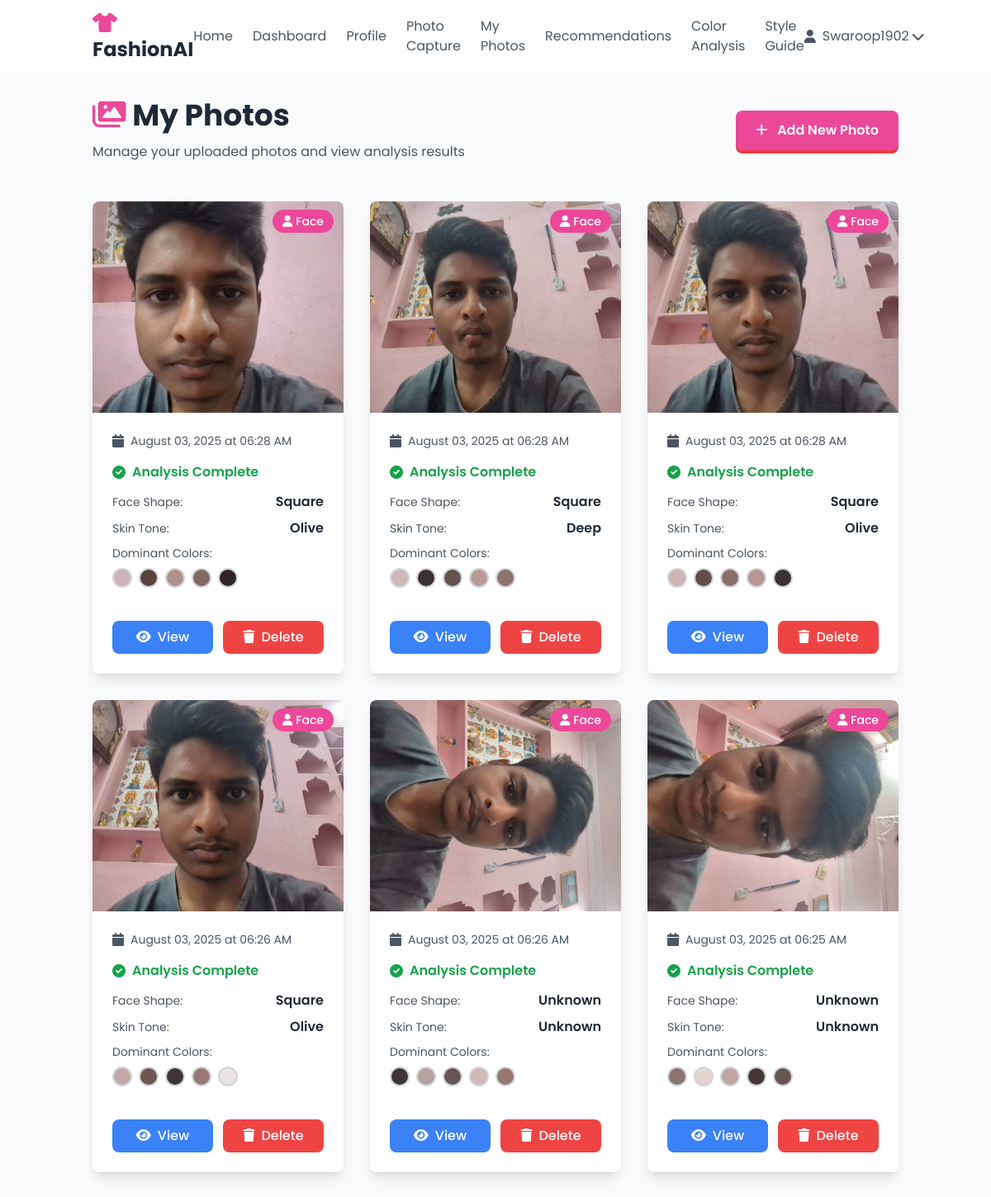
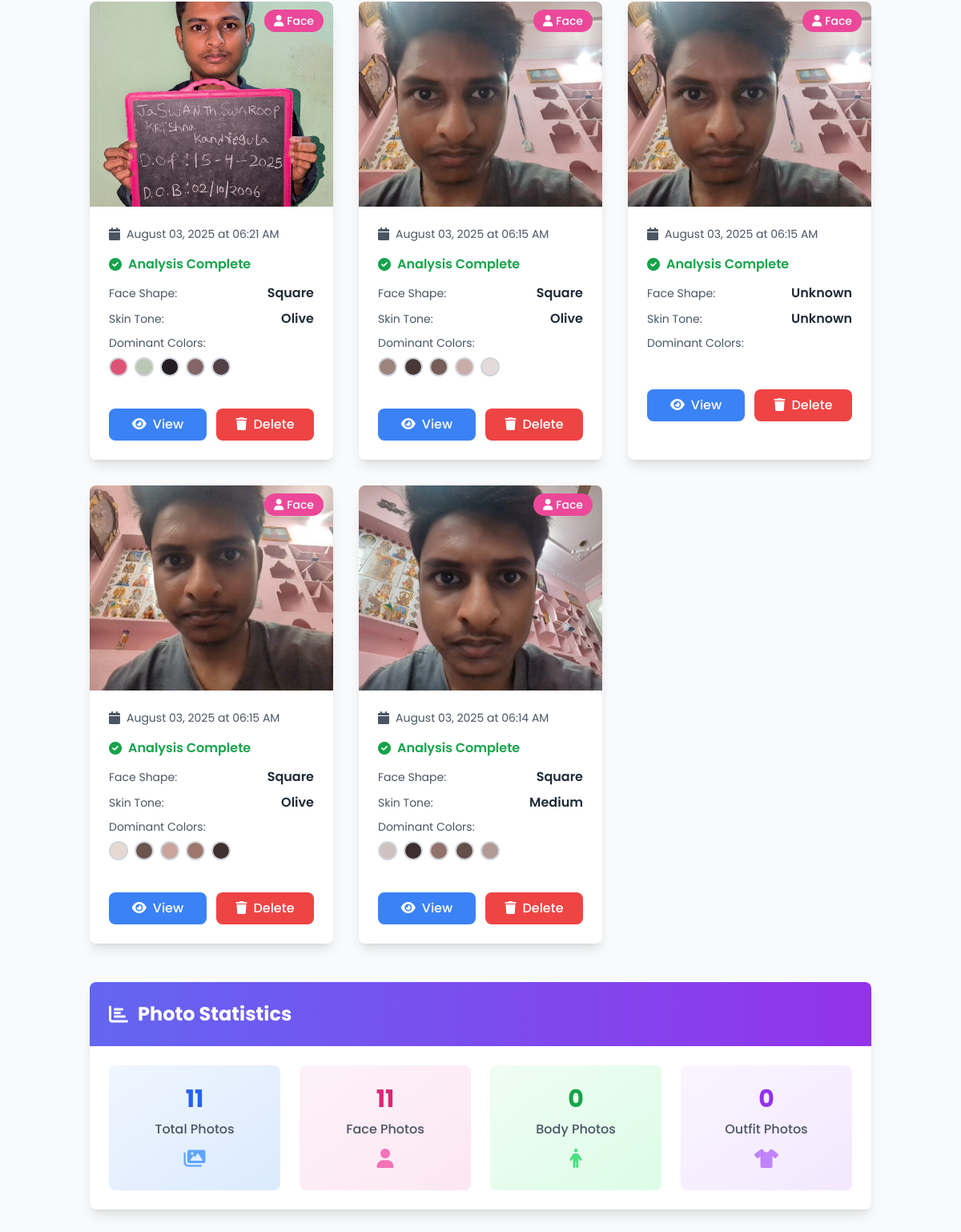
The app's page /my_images (signed in) with its own data (2 pictures, top to bottom).
### app.py (models this page shows, shortened)
class User(UserMixin, db.Model):
    id = db.Column(db.Integer, primary_key=True)
    username = db.Column(db.String(80), unique=True, nullable=False)
    email = db.Column(db.String(120), unique=True, nullable=False)
    password_hash = db.Column(db.String(120), nullable=False)
    created_at = db.Column(db.DateTime, default=datetime.utcnow)
    age = db.Column(db.Integer)
    gender = db.Column(db.String(20))
    body_type = db.Column(db.String(50))
    style_preference = db.Column(db.String(100))
    color_preference = db.Column(db.String(200))
    size_preference = db.Column(db.String(50))
    budget_range = db.Column(db.String(50))
    fashion_preferences = db.Column(db.Text)  # JSON string of detailed preferences
    style_analysis_complete = db.Column(db.Boolean, default=False)

class UserImage(db.Model):
    id = db.Column(db.Integer, primary_key=True)
    user_id = db.Column(db.Integer, db.ForeignKey('user.id'), nullable=False)
    filename = db.Column(db.String(255), nullable=False)
    original_filename = db.Column(db.String(255), nullable=False)
    image_type = db.Column(db.String(50), nullable=False)  # 'face', 'full_body', 'outfit'
    upload_date = db.Column(db.DateTime, default=datetime.utcnow)
    face_shape = db.Column(db.String(50))
    skin_tone = db.Column(db.String(50))
    body_type_detected = db.Column(db.String(50))
    dominant_colors = db.Column(db.Text)  # JSON string of colors
    analysis_complete = db.Column(db.Boolean, default=False)
    user = db.relationship('User', backref=db.backref('images', lazy=True))

### app.py (the view)
@app.route('/my_images')
@login_required
def my_images():
    images = UserImage.query.filter_by(user_id=current_user.id).order_by(UserImage.upload_date.desc()).all()
    return render_template('my_images.html', images=images)

### app.py (called while the page is built)
@login_manager.user_loader
def load_user(user_id):
    return User.query.get(int(user_id))

@app.template_filter('from_json')
def from_json_filter(value):
    try:
        return json.loads(value) if value else []
    except:
        return []

### templates/my_images.html (shortened to what this page needs)
{% extends "base.html" %}
{% block content %}
<div class="bg-gray-50 min-h-screen py-8">
    <div class="container mx-auto px-6">
        <div class="flex justify-between items-center mb-12">
            <div>
                <h1 class="text-4xl font-bold text-gray-800 mb-3">
                    <i class="fas fa-images text-pink-500"></i> My Photos
                </h1>
                <p class="text-gray-600">Manage your uploaded photos and view analysis results</p>
            </div>
            <a href="{{ url_for('capture_photo') }}" class="btn-3d bg-pink-500 text-white px-6 py-3 rounded-lg font-semibold hover:bg-pink-600 transition-colors duration-200">
                <i class="fas fa-plus mr-2"></i> Add New Photo
            </a>
        </div>
        {% if images %}
        <div class="grid lg:grid-cols-3 md:grid-cols-2 gap-8 mb-12">
            {% for image in images %}
            <div class="card-3d bg-white rounded-lg shadow-lg overflow-hidden hover:shadow-xl transition-shadow duration-300">
                <div class="relative">
                    <img src="{{ url_for('static', filename='uploads/' + image.filename) }}"
                         class="w-full h-64 object-cover" alt="User photo">
                    <div class="absolute top-3 right-3">
                        {% if image.image_type == 'face' %}
                        <span class="bg-pink-500 text-white px-3 py-1 rounded-full text-sm font-medium">
                            <i class="fas fa-user mr-1"></i>Face
                        </span>
                        {% elif image.image_type == 'full_body' %}
                        <span class="bg-blue-500 text-white px-3 py-1 rounded-full text-sm font-medium">
                            <i class="fas fa-male mr-1"></i>Body
                        </span>
                        {% elif image.image_type == 'outfit' %}
                        <span class="bg-purple-500 text-white px-3 py-1 rounded-full text-sm font-medium">
                            <i class="fas fa-tshirt mr-1"></i>Outfit
                        </span>
                        {% endif %}
                    </div>
                </div>
                <div class="p-6">
                    <div class="flex items-center text-gray-600 mb-4">
                        <i class="fas fa-calendar mr-2"></i>
                        <span class="text-sm">{{ image.upload_date.strftime('%B %d, %Y at %I:%M %p') }}</span>
                    </div>
                    {% if image.analysis_complete %}
                    <div class="mb-4">
                        <div class="flex items-center text-green-600 mb-3">
                            <i class="fas fa-check-circle mr-2"></i>
                            <span class="font-semibold">Analysis Complete</span>
                        </div>
                        <div class="space-y-2">
                            {% if image.face_shape %}
                            <div class="flex justify-between items-center">
                                <span class="text-gray-600 text-sm">Face Shape:</span>
                                <span class="font-semibold text-gray-800">{{ image.face_shape }}</span>
                            </div>
                            {% endif %}
                            {% if image.skin_tone %}
                            <div class="flex justify-between items-center">
                                <span class="text-gray-600 text-sm">Skin Tone:</span>
                                <span class="font-semibold text-gray-800">{{ image.skin_tone }}</span>
                            </div>
                            {% endif %}
                            {% if image.dominant_colors %}
                            <div>
                                <span class="text-gray-600 text-sm block mb-2">Dominant Colors:</span>
                                <div class="flex gap-2">
                                    {% set colors = image.dominant_colors | from_json %}
                                    {% for color in colors[:5] %}
                                    <div class="w-6 h-6 rounded-full border-2 border-gray-300"
                                         style="background-color: {{ color }};"
                                         title="{{ color }}"></div>
                                    {% endfor %}
                                </div>
                            </div>
                            {% endif %}
                        </div>
                    </div>
                    {% endif %}
                </div>
                <div class="px-6 pb-6">
                    <div class="flex gap-3">
                        <button class="flex-1 bg-blue-500 text-white py-2 px-4 rounded-lg font-medium hover:bg-blue-600 transition-colors duration-200"
                                onclick="viewImage('{{ image.filename }}', '{{ image.original_filename }}')">
                            <i class="fas fa-eye mr-2"></i>View
                        </button>
                        <button class="flex-1 bg-red-500 text-white py-2 px-4 rounded-lg font-medium hover:bg-red-600 transition-colors duration-200"
                                onclick="deleteImage({{ image.id }}, '{{ image.original_filename }}')">
                            <i class="fas fa-trash mr-2"></i>Delete
                        </button>
                    </div>
                </div>
            </div>
            {% endfor %}
        </div>
        <div class="max-w-6xl mx-auto">
            <div class="card-3d bg-white rounded-lg shadow-lg overflow-hidden">
                <div class="bg-gradient-to-r from-indigo-500 to-purple-600 text-white p-6">
                    <h2 class="text-2xl font-bold flex items-center">
                        <i class="fas fa-chart-bar mr-3 text-2xl"></i>
                        Photo Statistics
                    </h2>
                </div>
                <div class="p-6">
                    <div class="grid md:grid-cols-4 gap-6 text-center">
                        <div class="bg-gradient-to-br from-blue-50 to-blue-100 p-6 rounded-lg">
                            <div class="text-3xl font-bold text-blue-600 mb-2">{{ images|length }}</div>
                            <div class="text-gray-600 font-medium">Total Photos</div>
                            <i class="fas fa-images text-blue-400 text-2xl mt-2"></i>
                        </div>
                        <div class="bg-gradient-to-br from-pink-50 to-pink-100 p-6 rounded-lg">
                            <div class="text-3xl font-bold text-pink-600 mb-2">{{ images|selectattr('image_type', 'equalto', 'face')|list|length }}</div>
                            <div class="text-gray-600 font-medium">Face Photos</div>
                            <i class="fas fa-user text-pink-400 text-2xl mt-2"></i>
                        </div>
                        <div class="bg-gradient-to-br from-green-50 to-green-100 p-6 rounded-lg">
                            <div class="text-3xl font-bold text-green-600 mb-2">{{ images|selectattr('image_type', 'equalto', 'full_body')|list|length }}</div>
                            <div class="text-gray-600 font-medium">Body Photos</div>
                            <i class="fas fa-male text-green-400 text-2xl mt-2"></i>
                        </div>
                        <div class="bg-gradient-to-br from-purple-50 to-purple-100 p-6 rounded-lg">
                            <div class="text-3xl font-bold text-purple-600 mb-2">{{ images|selectattr('image_type', 'equalto', 'outfit')|list|length }}</div>
                            <div class="text-gray-600 font-medium">Outfit Photos</div>
                            <i class="fas fa-tshirt text-purple-400 text-2xl mt-2"></i>
                        </div>
                    </div>
                </div>
            </div>
        </div>
        {% endif %}
    </div>
</div>
{% endblock %}

### templates/base.html (shortened to what this page needs)
<!DOCTYPE html>
<html lang="en">
<head>
    <script src="https://cdn.tailwindcss.com"></script>
    <link href="https://cdnjs.cloudflare.com/ajax/libs/font-awesome/6.0.0/css/all.min.css" rel="stylesheet">
</head>
<body class="bg-gray-100">
    <nav class="bg-white shadow-md">
        <div class="container mx-auto px-6 py-3">
            <div class="flex justify-between items-center">
                <a class="text-2xl font-bold text-gray-800" href="{{ url_for('index') }}">
                    <i class="fas fa-tshirt text-pink-500"></i> FashionAI
                </a>
                <div class="hidden md:flex items-center space-x-6">
                    <a class="text-gray-600 hover:text-pink-500" href="{{ url_for('index') }}">Home</a>
                    {% if current_user.is_authenticated %}
                        <a class="text-gray-600 hover:text-pink-500" href="{{ url_for('dashboard') }}">Dashboard</a>
                        <a class="text-gray-600 hover:text-pink-500" href="{{ url_for('profile') }}">Profile</a>
                        <a class="text-gray-600 hover:text-pink-500" href="{{ url_for('capture_photo') }}">Photo Capture</a>
                        <a class="text-gray-600 hover:text-pink-500" href="{{ url_for('my_images') }}">My Photos</a>
                        <a class="text-gray-600 hover:text-pink-500" href="{{ url_for('recommendations') }}">Recommendations</a>
                        <a class="text-gray-600 hover:text-pink-500" href="{{ url_for('color_analysis') }}">Color Analysis</a>
                        <a class="text-gray-600 hover:text-pink-500" href="{{ url_for('style_recommendations') }}">Style Guide</a>
                    {% endif %}
                </div>
                <div class="hidden md:flex items-center space-x-6">
                     {% if current_user.is_authenticated %}
                        <div class="relative">
                            <button class="flex items-center text-gray-600 focus:outline-none">
                                <i class="fas fa-user"></i>
                                <span class="ml-2">{{ current_user.username }}</span>
                                <i class="fas fa-chevron-down ml-1"></i>
                            </button>
                        </div>
                    {% else %}
                        <a class="text-gray-600 hover:text-pink-500" href="{{ url_for('login') }}">Login</a>
                        <a class="bg-pink-500 text-white px-4 py-2 rounded-full hover:bg-pink-600" href="{{ url_for('register') }}">Register</a>
                    {% endif %}
                </div>
            </div>
        </div>
    </nav>
    <main>
        {% block content %}{% endblock %}
    </main>
</body>
</html>

### templates/base.html (style rules this page uses)
body { font-family: 'Poppins', sans-serif; }
.btn-3d { transition: all 0.15s ease-out; box-shadow: 0 4px 0 #e53e3e; }
.card-3d { transition: all 0.2s ease-out; }

### records on screen
User: username "Swaroop1902"
UserImage: filename (picture), image_type "face" (drawn), upload_date "August 03, 2025 at 06:28 AM", face_shape "Square", skin_tone "Olive", analysis_complete True (drawn)
UserImage: filename (picture), image_type "face" (drawn), upload_date "August 03, 2025 at 06:28 AM", face_shape "Square", skin_tone "Deep", analysis_complete True (drawn)
UserImage: filename (picture), image_type "face" (drawn), upload_date "August 03, 2025 at 06:28 AM", face_shape "Square", skin_tone "Olive", analysis_complete True (drawn)
UserImage: filename (picture), image_type "face" (drawn), upload_date "August 03, 2025 at 06:26 AM", face_shape "Square", skin_tone "Olive", analysis_complete True (drawn)
UserImage: filename (picture), image_type "face" (drawn), upload_date "August 03, 2025 at 06:26 AM", face_shape "Unknown", skin_tone "Unknown", analysis_complete True (drawn)
UserImage: filename (picture), image_type "face" (drawn), upload_date "August 03, 2025 at 06:25 AM", face_shape "Unknown", skin_tone "Unknown", analysis_complete True (drawn)
UserImage: filename (picture), image_type "face" (drawn), upload_date "August 03, 2025 at 06:21 AM", face_shape "Square", skin_tone "Olive", analysis_complete True (drawn)
UserImage: filename (picture), image_type "face" (drawn), upload_date "August 03, 2025 at 06:15 AM", face_shape "Square", skin_tone "Olive", analysis_complete True (drawn)
UserImage: filename (picture), image_type "face" (drawn), upload_date "August 03, 2025 at 06:15 AM", face_shape "Unknown", skin_tone "Unknown", shows "Dominant Colors:"
UserImage: filename (picture), image_type "face" (drawn), upload_date "August 03, 2025 at 06:15 AM", face_shape "Square", skin_tone "Olive", analysis_complete True (drawn)
UserImage: filename (picture), image_type "face" (drawn), upload_date "August 03, 2025 at 06:14 AM", face_shape "Square", skin_tone "Medium", analysis_complete True (drawn)

### other values on screen
{{ images|length }} "11"
{{ images|selectattr('image_type', 'equalto', 'face')|list|length }} "11"
{{ images|selectattr('image_type', 'equalto', 'full_body')|list|length }} "0"
{{ images|selectattr('image_type', 'equalto', 'outfit')|list|length }} "0"
